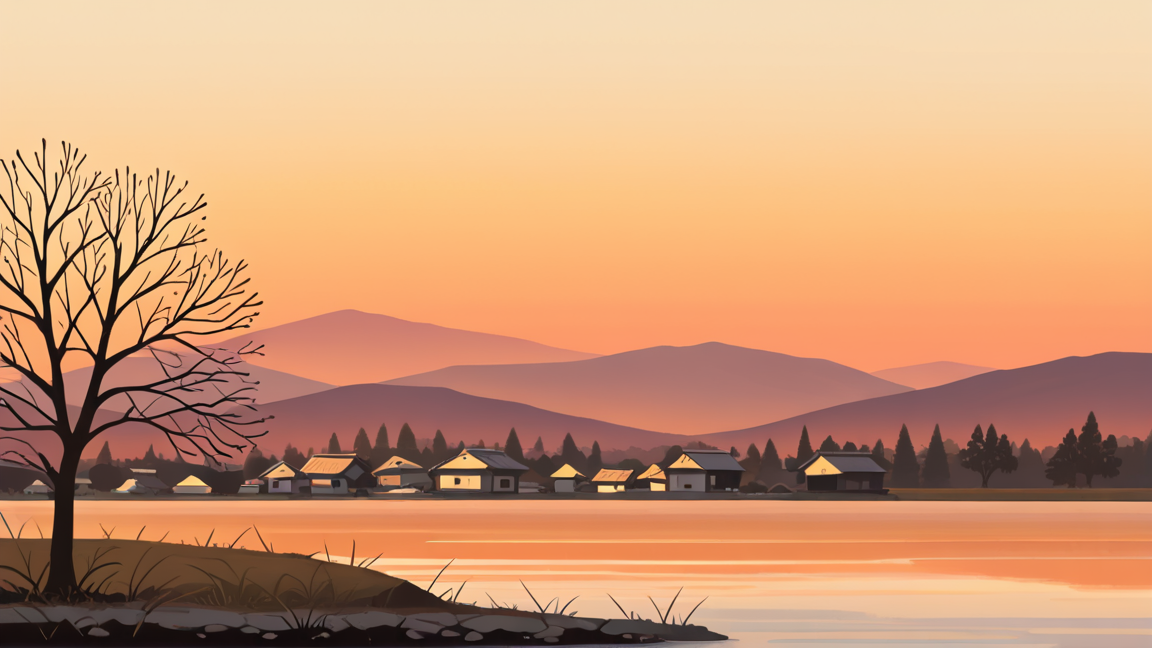
#> input picture assets/images/backgrounds/main.png, 1152 x 648 px, found by its file name
$ python gen_textfix.py
#> lines starting #> are read from the running program, lines starting #| are printed output that depends on the picture
"""直接移除幌子上的文字（不用 AI，用幌子自身布色覆盖）。

为什么放弃 inpainting：实测那样做**把图弄坏了** ——
  让模型"生成干净布面"，它就加皱褶；深色幌子上还生成了**英文涂鸦**。
  而原图上的字其实只占该区域很小一部分，**根本不需要重绘整块**。

正确做法（可精确控制、可复现、零画质损失）：
  1. 取幌子区域的**中位色**（避开字迹像素：字是深色，中位色自然落在布面上）
  2. 用该色 + 极轻微的纵向明暗变化填满区域
  3. 用**羽化边缘**融合，避免补丁边界可见
  ⇒ 结果与"布面上本来没写字"几乎一致，且不引入任何新纹理。

判据：区域内"暗像素占比"（字是深色）应显著下降，同时**总高频细节不应上升**
（这是上一版 inpainting 失败的地方：细节反而从 0.4% 涨到 5.9%）。
"""
import os
import statistics
import sys

from PIL import Image, ImageDraw, ImageFilter

OUT = r'D:\dsh\tmp\textfix'
os.makedirs(OUT, exist_ok=True)

TARGETS = [
    ('main', r'D:\个人项目\daishu\assets\images\backgrounds\main.png',
     [(0.222, 0.058, 0.318, 0.290),
      (0.283, 0.330, 0.365, 0.545),
      (0.745, 0.083, 0.845, 0.300),
      (0.790, 0.330, 0.880, 0.560)]),
    ('main_bg', r'D:\个人项目\daishu\assets\images\backgrounds\main_bg.png',
     [(0.560, 0.055, 0.660, 0.230),
      (0.185, 0.150, 0.280, 0.330)]),
]


def dark_ratio(img, boxes, thr=110):
    g = img.convert('L')
    w, h = g.size
    px = g.load()
    n = dark = 0
    for (x0, y0, x1, y1) in boxes:
        for y in range(int(h * y0) + 1, int(h * y1), 2):
            for x in range(int(w * x0), int(w * x1), 2):
                n += 1
                if px[x, y] < thr:
                    dark += 1
    return dark / max(1, n)


def edge_ratio(img, boxes):
    """区域内高频细节占比（整块图，不是只边缘）。"""
    g = img.convert('L')
    w, h = g.size
    px = g.load()
    n = e = 0
    for (x0, y0, x1, y1) in boxes:
        for y in range(int(h * y0) + 1, int(h * y1), 2):
            for x in range(int(w * x0) + 1, int(w * x1), 2):
                n += 1
                if abs(px[x, y] - px[x - 1, y]) > 40 or abs(px[x, y] - px[x, y - 1]) > 40:
                    e += 1
    return e / max(1, n)


def fabric_color(img, box):
    """取区域内**中位色**（字是深色少数派，中位色自然落在布面上）。"""
    w, h = img.size
    x0, y0, x1, y1 = (int(w * box[0]), int(h * box[1]), int(w * box[2]), int(h * box[3]))
    crop = img.crop((x0, y0, x1, y1))
    px = list(crop.getdata())
    r = statistics.median(p[0] for p in px)
    g = statistics.median(p[1] for p in px)
    b = statistics.median(p[2] for p in px)
    return (int(r), int(g), int(b))


def fix(tag, path, boxes, feather=10):
#> called with tag = 'main', feather = 10
    img = Image.open(path).convert('RGB')
#> img is the input picture: PIL image 1152x648 RGB; mean R, G, B 205.6, 154.4, 117.9
    W, H = img.size
#> W = 1152; H = 648
    before_dark = dark_ratio(img, boxes)
#> in dark_ratio, `g = img.convert('L')`:
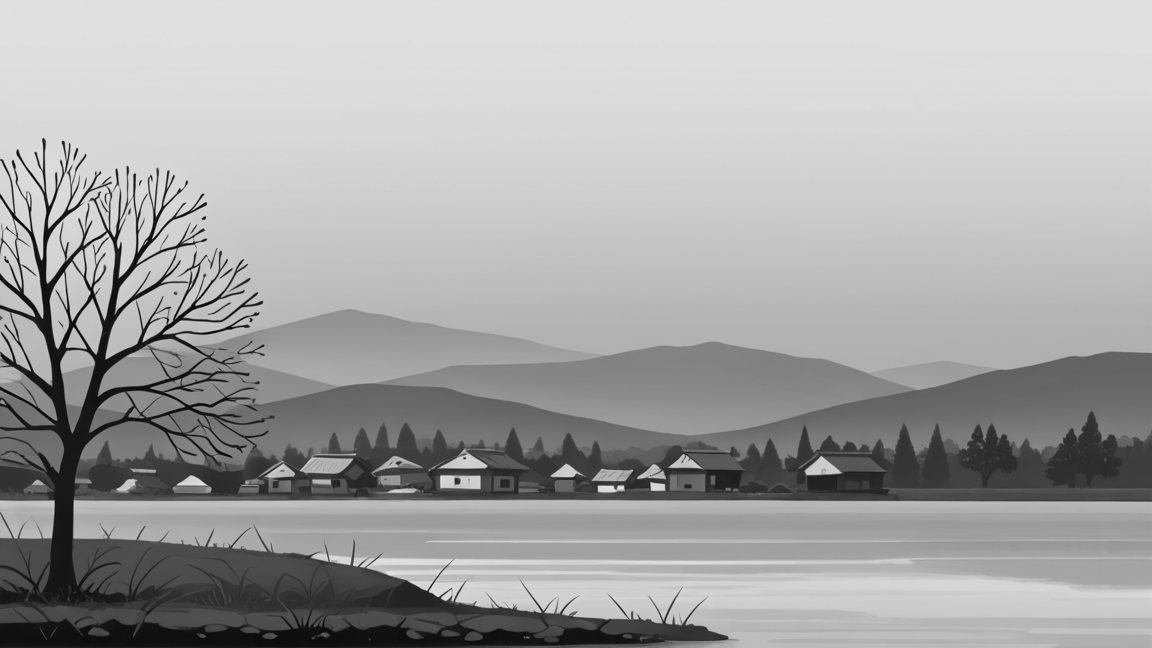
#> g: PIL image 1152x648 L; min 2, max 237, mean 165.5
#> before_dark = 0
    before_edge = edge_ratio(img, boxes)
#> before_edge = 0

    # 在**单独的层**上画好再羽化贴回，避免逐块羽化导致边界重叠
    patch = Image.new('RGB', (W, H))
#> patch: PIL image 1152x648 RGB; every value is 0
    d = ImageDraw.Draw(patch)
    colors = []
    for (x0, y0, x1, y1) in boxes:
        col = fabric_color(img, (x0, y0, x1, y1))
        colors.append(col)
        # 轻微纵向明暗（布面受光），幅度很小以免引入新细节
        px0, py0, px1, py1 = int(W * x0), int(H * y0), int(W * x1), int(H * y1)
        for y in range(py0, py1):
            t = (y - py0) / max(1, (py1 - py0))
            k = 1.0 - 0.06 * t
            d.line([(px0, y), (px1, y)], fill=(int(col[0] * k), int(col[1] * k), int(col[2] * k)))
#> this loop made 4 passes
#> (r in fabric_color, g in fabric_color, b in fabric_color) on passes 1 to 4: (250, 212, 165), (253, 173, 113), (249, 210, 163), (252, 169, 111)
#> pass 1, in fabric_color, `crop = img.crop((x0, y0, x1, y1))`:
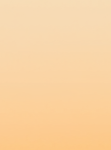
#> crop: PIL image 111x150 RGB; mean R, G, B 249.8, 211.2, 162.7
#> pass 2, in fabric_color (call 2), `crop = img.crop((x0, y0, x1, y1))`:
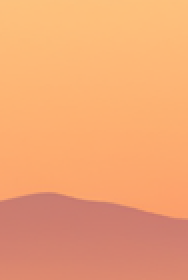
#> crop: PIL image 94x140 RGB (shown 2 times larger); mean R, G, B 241, 164.7, 114.7
#> pass 3, in fabric_color (call 3), `crop = img.crop((x0, y0, x1, y1))`:
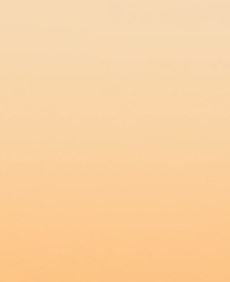
#> crop: PIL image 115x141 RGB (shown 2 times larger); mean R, G, B 249.6, 208.9, 160.4
#> after the loop, colors = [(250, 212, 165), (253, 173, 113), (249, 210, 163), (252, 169, 111)]

    # 只把"补丁区"作为融合掩膜：先画实心矩形，再羽化
    m = Image.new('L', (W, H), 0)
#> m: PIL image 1152x648 L; every value is 0
    md = ImageDraw.Draw(m)
    for (x0, y0, x1, y1) in boxes:
        md.rectangle([int(W * x0), int(H * y0), int(W * x1), int(H * y1)], fill=255)
    m = m.filter(ImageFilter.GaussianBlur(feather))
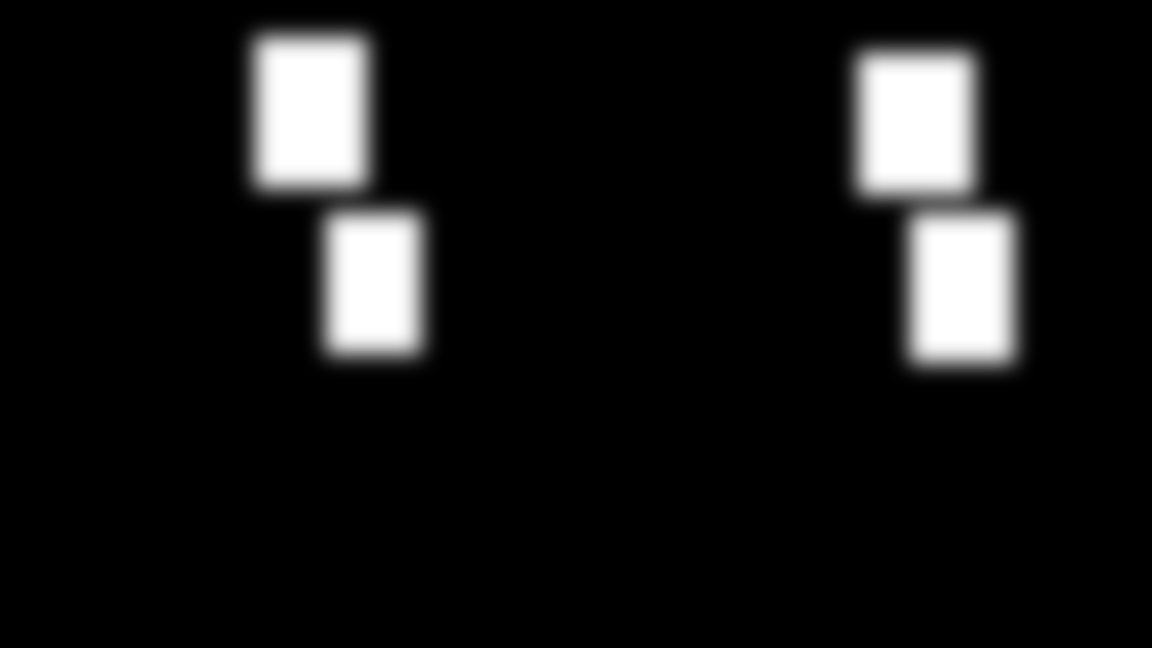
#> m: PIL image 1152x648 L; min 0, max 255, mean 21.3

    out = Image.composite(patch, img, m)
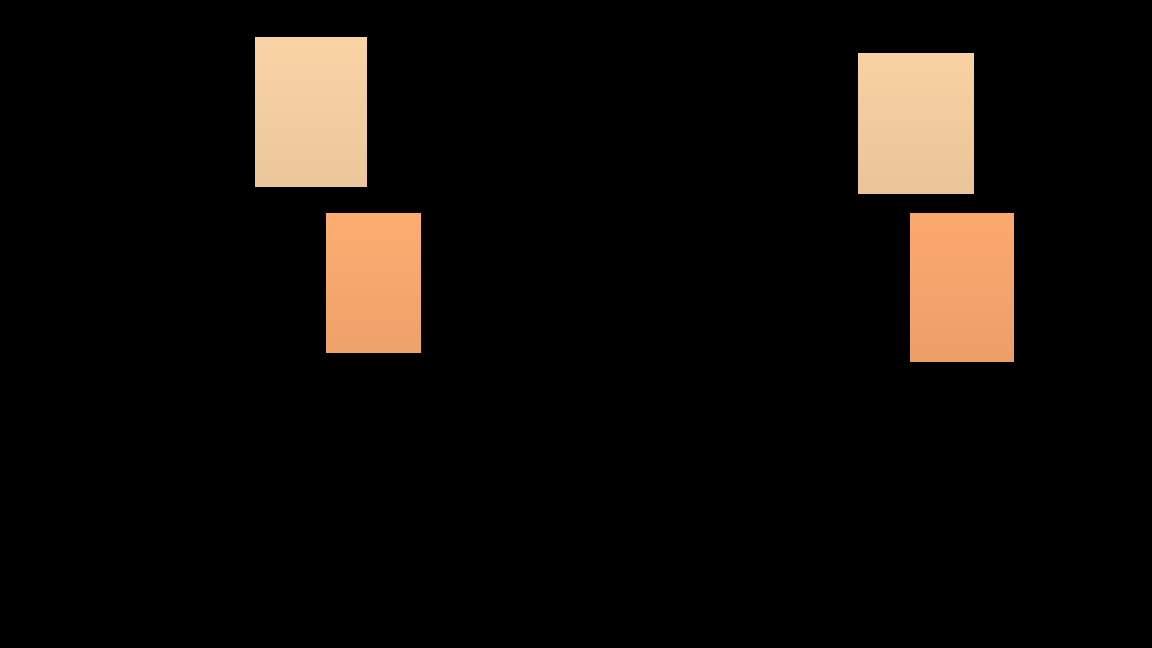
#> patch: PIL image 1152x648 RGB; mean R, G, B 20.2, 15.4, 11.2
    after_dark = dark_ratio(out, boxes)
#> call 2 of dark_ratio, with thr = 110
#> in dark_ratio (call 2), `g = img.convert('L')`:
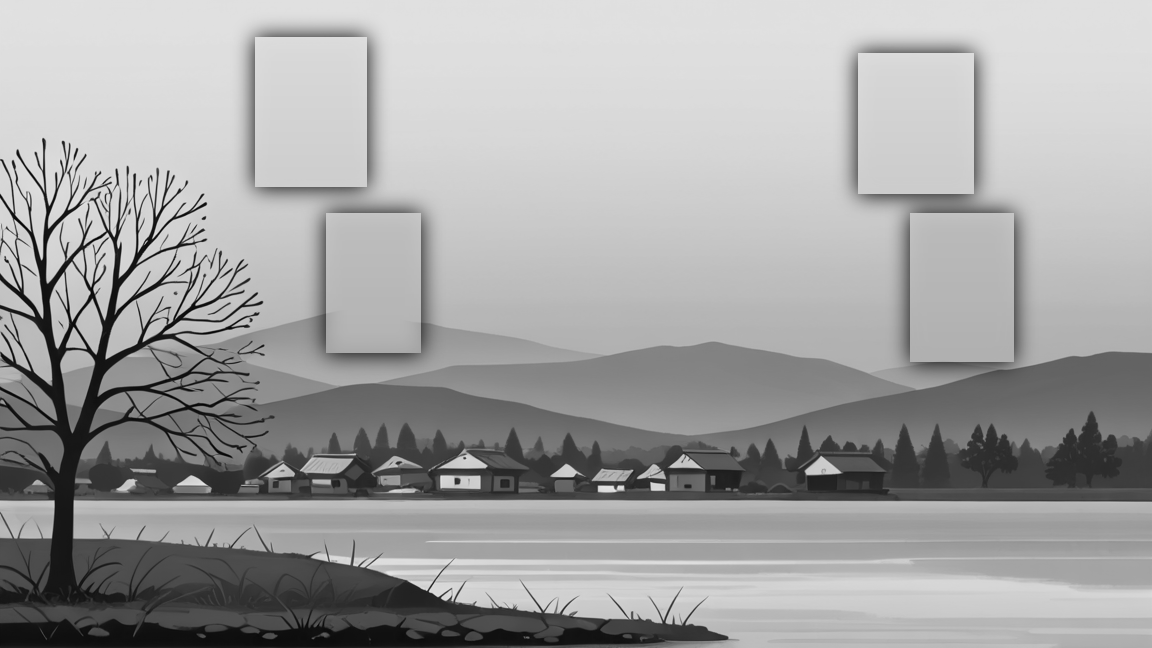
#> g: PIL image 1152x648 L; min 2, max 237, mean 163
#> after_dark = 0
    after_edge = edge_ratio(out, boxes)
#> after_edge = 0
    p = os.path.join(OUT, '%s_textfix.png' % tag)
    out.save(p)
    print('  [%s] 尺寸 %s' % (tag, (W, H)))
#|   [main] 尺寸 (1152, 648)
    print('       取色: %s' % ['#%02x%02x%02x' % c for c in colors])
#|        取色: ['#fad4a5', '#fdad71', '#f9d2a3', '#fca96f']
    print('       暗像素占比 %.4f → %.4f   （字少了就该降）' % (before_dark, after_dark))
#|        暗像素占比 0.0000 → 0.0000   （字少了就该降）
    print('       高频细节   %.4f → %.4f   （**不应上升**，上升就是像 inpainting 那样加纹理了）'
          % (before_edge, after_edge))
#|        高频细节   0.0000 → 0.0000   （**不应上升**，上升就是像 inpainting 那样加纹理了）
    print('       -> %s' % p)
    return p


def main():
    for tag, path, boxes in TARGETS:
        fix(tag, path, boxes)
    print()
    print('判读：暗像素下降 = 字被盖掉；高频细节不升 = 没有引入新纹理（这是上一版 inpainting 的失败点）。')
    return 0


if __name__ == '__main__':
#> (the run stopped early here; a loop or call above may not have finished)
